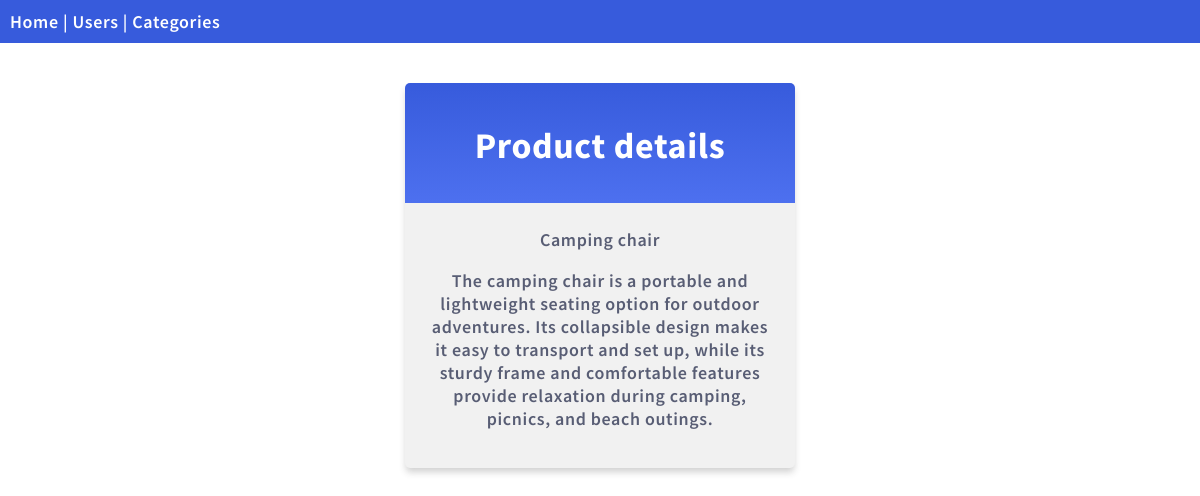
Page /categories/productdetails/3 on the committed database.
### users/models.py (models this page shows, shortened)
class Product(models.Model):
    name= models.CharField(max_length=255)
    description = models.TextField(null=True, blank=True)
    date_added = models.DateField(null=True)
    users = models.ForeignKey(User, on_delete=models.CASCADE, null=True)
    category = models.ForeignKey(Category, on_delete=models.CASCADE, null=True)

### users/views.py (the view)
# urls.py: path('categories/productdetails/<int:id>', views.productdetails, name="productdetails"),
def productdetails(request, id):
   productdetails = Product.objects.get(id=id)
   template = loader.get_template("productdetails.html")
   context = {
      "productdetails": productdetails
   }
   return HttpResponse(template.render(context, request))

### users/templates/productdetails.html (shortened to what this page needs)
<!DOCTYPE html>
<html lang="en">
<head>
</head>
<body>
    {% extends "master.html" %}
    {% block content %}
    <div class="mycard">
      <h1>Product details</h1>
      <p>{{productdetails.name}}</p>
      <p>{{productdetails.description}}</p>
    </div>
  {% endblock %}

### mystaticfiles/mystyles.css (style rules this page uses)
body { margin:0; font: 600 18px 'Source Sans Pro', sans-serif; letter-spacing: 0.64px; color: #585d74; }
.mycard { background-color: #f1f1f1; background-image: linear-gradient(to bottom, #375BDC, #4D70EF); background-size: 100% 120px; background-repeat: no-repeat; margin: 40px auto; width: 350px; border-radius: 5px; box-shadow: 0 5px 7px -1px rgba(51, 51, 51, 0.23); padding: 20px; }
.mycard h1 { text-align: center; color:#ffffff; margin:20px 0 60px 0; }
.mycard p { text-align: center; }

### rows in the picture
Product: name "Camping chair", description "The camping chair is a portable and lightweight seating option for outdoor adventures. Its collapsible design makes it easy to transport and set up, while its sturdy frame and comfortable features provide relaxation during camping, picnics, and beach outings."
